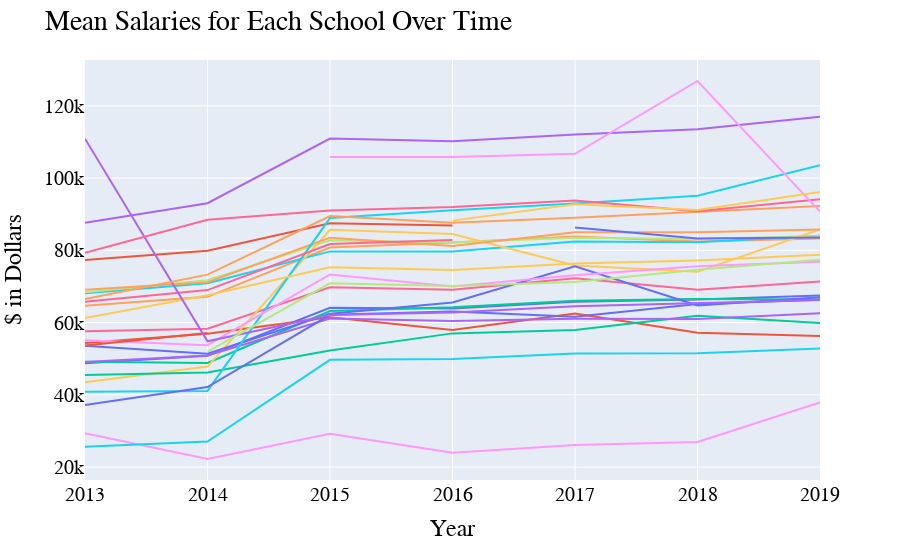

Notebook code cell kept with this figure:
### Code cell
fig = px.line(salaries.groupby(['Year','School']).mean().reset_index(), 
              x="Year", y="Salary", color="School", hover_name="School")

fig.update_layout(
    showlegend=False,
    title="Mean Salaries for Each School Over Time",
    xaxis_title="Year",
    yaxis_title="$ in Dollars",
    font=dict(
        family="Courier New, monospace",
        size=20,
        color="#000000"
    )
)

fig.show()

### Figure 1 — Plotly figure (JSON) as saved in the notebook; plotly's stock layout.template omitted (floating-point values rounded to 4 significant figures)
{"data": [{"hoverlabel": {"namelength": 0}, "hovertemplate": "<b>%{hovertext}</b><br><br>School=AGNR<br>Year=%{x}<br>Salary=%{y}", "hovertext": ["AGNR", "AGNR", "AGNR", "AGNR", "AGNR", "AGNR", "AGNR"], "legendgroup": "School=AGNR", "line": {"color": "#636efa", "dash": "solid"}, "mode": "lines", "name": "School=AGNR", "showlegend": true, "type": "scatter", "x": [2013, 2014, 2015, 2016, 2017, 2018, 2019], "xaxis": "x", "y": [48760.0, 50830.0, 64100.0, 63930.0, 65780.0, 66370.0, 67500.0], "yaxis": "y"}, {"hoverlabel": {"namelength": 0}, "hovertemplate": "<b>%{hovertext}</b><br><br>School=ARCH<br>Year=%{x}<br>Salary=%{y}", "hovertext": ["ARCH", "ARCH", "ARCH", "ARCH", "ARCH", "ARCH", "ARCH"], "legendgroup": "School=ARCH", "line": {"color": "#EF553B", "dash": "solid"}, "mode": "lines", "name": "School=ARCH", "showlegend": true, "type": "scatter", "x": [2013, 2014, 2015, 2016, 2017, 2018, 2019], "xaxis": "x", "y": [54310.0, 56920.0, 61470.0, 57970.0, 62480.0, 57150.0, 56300.0], "yaxis": "y"}, {"hoverlabel": {"namelength": 0}, "hovertemplate": "<b>%{hovertext}</b><br><br>School=ARHU<br>Year=%{x}<br>Salary=%{y}", "hovertext": ["ARHU", "ARHU", "ARHU", "ARHU", "ARHU", "ARHU", "ARHU"], "legendgroup": "School=ARHU", "line": {"color": "#00cc96", "dash": "solid"}, "mode": "lines", "name": "School=ARHU", "showlegend": true, "type": "scatter", "x": [2013, 2014, 2015, 2016, 2017, 2018, 2019], "xaxis": "x", "y": [49160.0, 48820.0, 63210.0, 64240.0, 66060.0, 66500.0, 66370.0], "yaxis": "y"}, {"hoverlabel": {"namelength": 0}, "hovertemplate": "<b>%{hovertext}</b><br><br>School=BMGT<br>Year=%{x}<br>Salary=%{y}", "hovertext": ["BMGT", "BMGT", "BMGT", "BMGT", "BMGT", "BMGT", "BMGT"], "legendgroup": "School=BMGT", "line": {"color": "#ab63fa", "dash": "solid"}, "mode": "lines", "name": "School=BMGT", "showlegend": true, "type": "scatter", "x": [2013, 2014, 2015, 2016, 2017, 2018, 2019], "xaxis": "x", "y": [87650.0, 93050.0, 110900.0, 110200.0, 112100.0, 113500.0, 117000.0], "yaxis": "y"}, {"hoverlabel": {"namelength": 0}, "hovertemplate": "<b>%{hovertext}</b><br><br>School=BSOS<br>Year=%{x}<br>Salary=%{y}", "hovertext": ["BSOS", "BSOS", "BSOS", "BSOS", "BSOS", "BSOS", "BSOS"], "legendgroup": "School=BSOS", "line": {"color": "#FFA15A", "dash": "solid"}, "mode": "lines", "name": "School=BSOS", "showlegend": true, "type": "scatter", "x": [2013, 2014, 2015, 2016, 2017, 2018, 2019], "xaxis": "x", "y": [64660.0, 67130.0, 80750.0, 82190.0, 83850.0, 82420.0, 83270.0], "yaxis": "y"}, {"hoverlabel": {"namelength": 0}, "hovertemplate": "<b>%{hovertext}</b><br><br>School=CMNS<br>Year=%{x}<br>Salary=%{y}", "hovertext": ["CMNS", "CMNS", "CMNS", "CMNS", "CMNS", "CMNS", "CMNS"], "legendgroup": "School=CMNS", "line": {"color": "#19d3f3", "dash": "solid"}, "mode": "lines", "name": "School=CMNS", "showlegend": true, "type": "scatter", "x": [2013, 2014, 2015, 2016, 2017, 2018, 2019], "xaxis": "x", "y": [68090.0, 70880.0, 79710.0, 79680.0, 82420.0, 82230.0, 84040.0], "yaxis": "y"}, {"hoverlabel": {"namelength": 0}, "hovertemplate": "<b>%{hovertext}</b><br><br>School=EDUC<br>Year=%{x}<br>Salary=%{y}", "hovertext": ["EDUC", "EDUC", "EDUC", "EDUC", "EDUC", "EDUC", "EDUC"], "legendgroup": "School=EDUC", "line": {"color": "#FF6692", "dash": "solid"}, "mode": "lines", "name": "School=EDUC", "showlegend": true, "type": "scatter", "x": [2013, 2014, 2015, 2016, 2017, 2018, 2019], "xaxis": "x", "y": [57560.0, 58300.0, 69760.0, 69050.0, 72240.0, 69050.0, 71380.0], "yaxis": "y"}, {"hoverlabel": {"namelength": 0}, "hovertemplate": "<b>%{hovertext}</b><br><br>School=ENGR<br>Year=%{x}<br>Salary=%{y}", "hovertext": ["ENGR", "ENGR", "ENGR", "ENGR", "ENGR", "ENGR", "ENGR"], "legendgroup": "School=ENGR", "line": {"color": "#B6E880", "dash": "solid"}, "mode": "lines", "name": "School=ENGR", "showlegend": true, "type": "scatter", "x": [2013, 2014, 2015, 2016, 2017, 2018, 2019], "xaxis": "x", "y": [68370.0, 71740.0, 82790.0, 82150.0, 83470.0, 83130.0, 84000.0], "yaxis": "y"}, {"hoverlabel": {"namelength": 0}, "hovertemplate": "<b>%{hovertext}</b><br><br>School=EXST<br>Year=%{x}<br>Salary=%{y}", "hovertext": ["EXST", "EXST", "EXST", "EXST", "EXST", "EXST", "EXST"], "legendgroup": "School=EXST", "line": {"color": "#FF97FF", "dash": "solid"}, "mode": "lines", "name": "School=EXST", "showlegend": true, "type": "scatter", "x": [2013, 2014, 2015, 2016, 2017, 2018, 2019], "xaxis": "x", "y": [29360.0, 22230.0, 29230.0, 23990.0, 26130.0, 26950.0, 37870.0], "yaxis": "y"}, {"hoverlabel": {"namelength": 0}, "hovertemplate": "<b>%{hovertext}</b><br><br>School=GRAD<br>Year=%{x}<br>Salary=%{y}", "hovertext": ["GRAD", "GRAD", "GRAD", "GRAD", "GRAD", "GRAD", "GRAD"], "legendgroup": "School=GRAD", "line": {"color": "#FECB52", "dash": "solid"}, "mode": "lines", "name": "School=GRAD", "showlegend": true, "type": "scatter", "x": [2013, 2014, 2015, 2016, 2017, 2018, 2019], "xaxis": "x", "y": [43480.0, 47820.0, 85690.0, 84540.0, 75800.0, 74090.0, 85790.0], "yaxis": "y"}, {"hoverlabel": {"namelength": 0}, "hovertemplate": "<b>%{hovertext}</b><br><br>School=INFO<br>Year=%{x}<br>Salary=%{y}", "hovertext": ["INFO", "INFO", "INFO", "INFO", "INFO", "INFO", "INFO"], "legendgroup": "School=INFO", "line": {"color": "#636efa", "dash": "solid"}, "mode": "lines", "name": "School=INFO", "showlegend": true, "type": "scatter", "x": [2013, 2014, 2015, 2016, 2017, 2018, 2019], "xaxis": "x", "y": [53580.0, 51380.0, 62420.0, 65540.0, 75570.0, 64720.0, 67030.0], "yaxis": "y"}, {"hoverlabel": {"namelength": 0}, "hovertemplate": "<b>%{hovertext}</b><br><br>School=IT<br>Year=%{x}<br>Salary=%{y}", "hovertext": ["IT", "IT", "IT", "IT"], "legendgroup": "School=IT", "line": {"color": "#EF553B", "dash": "solid"}, "mode": "lines", "name": "School=IT", "showlegend": true, "type": "scatter", "x": [2013, 2014, 2015, 2016], "xaxis": "x", "y": [77290.0, 79900.0, 87510.0, 86890.0], "yaxis": "y"}, {"hoverlabel": {"namelength": 0}, "hovertemplate": "<b>%{hovertext}</b><br><br>School=JOUR<br>Year=%{x}<br>Salary=%{y}", "hovertext": ["JOUR", "JOUR", "JOUR", "JOUR", "JOUR", "JOUR", "JOUR"], "legendgroup": "School=JOUR", "line": {"color": "#00cc96", "dash": "solid"}, "mode": "lines", "name": "School=JOUR", "showlegend": true, "type": "scatter", "x": [2013, 2014, 2015, 2016, 2017, 2018, 2019], "xaxis": "x", "y": [45500.0, 46150.0, 52290.0, 57010.0, 57940.0, 61900.0, 59880.0], "yaxis": "y"}, {"hoverlabel": {"namelength": 0}, "hovertemplate": "<b>%{hovertext}</b><br><br>School=LIBR<br>Year=%{x}<br>Salary=%{y}", "hovertext": ["LIBR", "LIBR", "LIBR", "LIBR", "LIBR", "LIBR", "LIBR"], "legendgroup": "School=LIBR", "line": {"color": "#ab63fa", "dash": "solid"}, "mode": "lines", "name": "School=LIBR", "showlegend": true, "type": "scatter", "x": [2013, 2014, 2015, 2016, 2017, 2018, 2019], "xaxis": "x", "y": [49070.0, 50860.0, 61110.0, 60440.0, 61060.0, 61000.0, 62560.0], "yaxis": "y"}, {"hoverlabel": {"namelength": 0}, "hovertemplate": "<b>%{hovertext}</b><br><br>School=Office of Inst Research, Planning & Assessment<br>Year=%{x}<br>Salary=%{y}", "hovertext": ["Office of Inst Research, Planning & Assessment", "Office of Inst Research, Planning & Assessment", "Office of Inst Research, Planning & Assessment", "Office of Inst Research, Planning & Assessment", "Office of Inst Research, Planning & Assessment", "Office of Inst Research, Planning & Assessment", "Office of Inst Research, Planning & Assessment"], "legendgroup": "School=Office of Inst Research, Planning & Assessment", "line": {"color": "#FFA15A", "dash": "solid"}, "mode": "lines", "name": "School=Office of Inst Research, Planning & Assessment", "showlegend": true, "type": "scatter", "x": [2013, 2014, 2015, 2016, 2017, 2018, 2019], "xaxis": "x", "y": [69060.0, 71170.0, 83510.0, 81230.0, 85000.0, 85000.0, 85790.0], "yaxis": "y"}, {"hoverlabel": {"namelength": 0}, "hovertemplate": "<b>%{hovertext}</b><br><br>School=PRES<br>Year=%{x}<br>Salary=%{y}", "hovertext": ["PRES", "PRES", "PRES", "PRES", "PRES", "PRES", "PRES"], "legendgroup": "School=PRES", "line": {"color": "#19d3f3", "dash": "solid"}, "mode": "lines", "name": "School=PRES", "showlegend": true, "type": "scatter", "x": [2013, 2014, 2015, 2016, 2017, 2018, 2019], "xaxis": "x", "y": [40830.0, 41070.0, 88940.0, 91070.0, 92930.0, 95100.0, 103600.0], "yaxis": "y"}, {"hoverlabel": {"namelength": 0}, "hovertemplate": "<b>%{hovertext}</b><br><br>School=PUAF<br>Year=%{x}<br>Salary=%{y}", "hovertext": ["PUAF", "PUAF", "PUAF", "PUAF"], "legendgroup": "School=PUAF", "line": {"color": "#FF6692", "dash": "solid"}, "mode": "lines", "name": "School=PUAF", "showlegend": true, "type": "scatter", "x": [2013, 2014, 2015, 2016], "xaxis": "x", "y": [65800.0, 68980.0, 81760.0, 82860.0], "yaxis": "y"}, {"hoverlabel": {"namelength": 0}, "hovertemplate": "<b>%{hovertext}</b><br><br>School=SGC<br>Year=%{x}<br>Salary=%{y}", "hovertext": ["SGC"], "legendgroup": "School=SGC", "line": {"color": "#B6E880", "dash": "solid"}, "mode": "lines", "name": "School=SGC", "showlegend": true, "type": "scatter", "x": [2013], "xaxis": "x", "y": [47820.0], "yaxis": "y"}, {"hoverlabel": {"namelength": 0}, "hovertemplate": "<b>%{hovertext}</b><br><br>School=SPHL<br>Year=%{x}<br>Salary=%{y}", "hovertext": ["SPHL", "SPHL", "SPHL", "SPHL", "SPHL", "SPHL", "SPHL"], "legendgroup": "School=SPHL", "line": {"color": "#FF97FF", "dash": "solid"}, "mode": "lines", "name": "School=SPHL", "showlegend": true, "type": "scatter", "x": [2013, 2014, 2015, 2016, 2017, 2018, 2019], "xaxis": "x", "y": [55140.0, 53740.0, 73310.0, 70020.0, 73120.0, 75590.0, 76820.0], "yaxis": "y"}, {"hoverlabel": {"namelength": 0}, "hovertemplate": "<b>%{hovertext}</b><br><br>School=SVPAAP<br>Year=%{x}<br>Salary=%{y}", "hovertext": ["SVPAAP", "SVPAAP", "SVPAAP", "SVPAAP", "SVPAAP", "SVPAAP", "SVPAAP"], "legendgroup": "School=SVPAAP", "line": {"color": "#FECB52", "dash": "solid"}, "mode": "lines", "name": "School=SVPAAP", "showlegend": true, "type": "scatter", "x": [2013, 2014, 2015, 2016, 2017, 2018, 2019], "xaxis": "x", "y": [61270.0, 67580.0, 75320.0, 74520.0, 76330.0, 77220.0, 78790.0], "yaxis": "y"}, {"hoverlabel": {"namelength": 0}, "hovertemplate": "<b>%{hovertext}</b><br><br>School=UGST<br>Year=%{x}<br>Salary=%{y}", "hovertext": ["UGST", "UGST", "UGST", "UGST", "UGST", "UGST", "UGST"], "legendgroup": "School=UGST", "line": {"color": "#636efa", "dash": "solid"}, "mode": "lines", "name": "School=UGST", "showlegend": true, "type": "scatter", "x": [2013, 2014, 2015, 2016, 2017, 2018, 2019], "xaxis": "x", "y": [37180.0, 42160.0, 62140.0, 63070.0, 61610.0, 65120.0, 66350.0], "yaxis": "y"}, {"hoverlabel": {"namelength": 0}, "hovertemplate": "<b>%{hovertext}</b><br><br>School=Undergraduate Admissions<br>Year=%{x}<br>Salary=%{y}", "hovertext": ["Undergraduate Admissions", "Undergraduate Admissions"], "legendgroup": "School=Undergraduate Admissions", "line": {"color": "#EF553B", "dash": "solid"}, "mode": "lines", "name": "School=Undergraduate Admissions", "showlegend": true, "type": "scatter", "x": [2013, 2014], "xaxis": "x", "y": [53640.0, 57100.0], "yaxis": "y"}, {"hoverlabel": {"namelength": 0}, "hovertemplate": "<b>%{hovertext}</b><br><br>School=VPAA<br>Year=%{x}<br>Salary=%{y}", "hovertext": ["VPAA"], "legendgroup": "School=VPAA", "line": {"color": "#00cc96", "dash": "solid"}, "mode": "lines", "name": "School=VPAA", "showlegend": true, "type": "scatter", "x": [2013], "xaxis": "x", "y": [50650.0], "yaxis": "y"}, {"hoverlabel": {"namelength": 0}, "hovertemplate": "<b>%{hovertext}</b><br><br>School=VPAF<br>Year=%{x}<br>Salary=%{y}", "hovertext": ["VPAF", "VPAF", "VPAF", "VPAF", "VPAF", "VPAF", "VPAF"], "legendgroup": "School=VPAF", "line": {"color": "#ab63fa", "dash": "solid"}, "mode": "lines", "name": "School=VPAF", "showlegend": true, "type": "scatter", "x": [2013, 2014, 2015, 2016, 2017, 2018, 2019], "xaxis": "x", "y": [110900.0, 54810.0, 62100.0, 62800.0, 64480.0, 65350.0, 66250.0], "yaxis": "y"}, {"hoverlabel": {"namelength": 0}, "hovertemplate": "<b>%{hovertext}</b><br><br>School=VPR<br>Year=%{x}<br>Salary=%{y}", "hovertext": ["VPR", "VPR", "VPR", "VPR", "VPR", "VPR", "VPR"], "legendgroup": "School=VPR", "line": {"color": "#FFA15A", "dash": "solid"}, "mode": "lines", "name": "School=VPR", "showlegend": true, "type": "scatter", "x": [2013, 2014, 2015, 2016, 2017, 2018, 2019], "xaxis": "x", "y": [66530.0, 73280.0, 89500.0, 87660.0, 89000.0, 90590.0, 92280.0], "yaxis": "y"}, {"hoverlabel": {"namelength": 0}, "hovertemplate": "<b>%{hovertext}</b><br><br>School=VPSA<br>Year=%{x}<br>Salary=%{y}", "hovertext": ["VPSA", "VPSA", "VPSA", "VPSA", "VPSA", "VPSA", "VPSA"], "legendgroup": "School=VPSA", "line": {"color": "#19d3f3", "dash": "solid"}, "mode": "lines", "name": "School=VPSA", "showlegend": true, "type": "scatter", "x": [2013, 2014, 2015, 2016, 2017, 2018, 2019], "xaxis": "x", "y": [25640.0, 27050.0, 49690.0, 49950.0, 51460.0, 51510.0, 52820.0], "yaxis": "y"}, {"hoverlabel": {"namelength": 0}, "hovertemplate": "<b>%{hovertext}</b><br><br>School=VPUR<br>Year=%{x}<br>Salary=%{y}", "hovertext": ["VPUR", "VPUR", "VPUR", "VPUR", "VPUR", "VPUR", "VPUR"], "legendgroup": "School=VPUR", "line": {"color": "#FF6692", "dash": "solid"}, "mode": "lines", "name": "School=VPUR", "showlegend": true, "type": "scatter", "x": [2013, 2014, 2015, 2016, 2017, 2018, 2019], "xaxis": "x", "y": [79310.0, 88490.0, 91000.0, 91980.0, 93790.0, 90790.0, 94160.0], "yaxis": "y"}, {"hoverlabel": {"namelength": 0}, "hovertemplate": "<b>%{hovertext}</b><br><br>School=USG<br>Year=%{x}<br>Salary=%{y}", "hovertext": ["USG", "USG", "USG", "USG", "USG", "USG"], "legendgroup": "School=USG", "line": {"color": "#B6E880", "dash": "solid"}, "mode": "lines", "name": "School=USG", "showlegend": true, "type": "scatter", "x": [2014, 2015, 2016, 2017, 2018, 2019], "xaxis": "x", "y": [51970.0, 70880.0, 70090.0, 71250.0, 74600.0, 77390.0], "yaxis": "y"}, {"hoverlabel": {"namelength": 0}, "hovertemplate": "<b>%{hovertext}</b><br><br>School= VPUR<br>Year=%{x}<br>Salary=%{y}", "hovertext": [" VPUR", " VPUR", " VPUR", " VPUR", " VPUR"], "legendgroup": "School= VPUR", "line": {"color": "#FF97FF", "dash": "solid"}, "mode": "lines", "name": "School= VPUR", "showlegend": true, "type": "scatter", "x": [2015, 2016, 2017, 2018, 2019], "xaxis": "x", "y": [105800.0, 105800.0, 106700.0, 126900.0, 90710.0], "yaxis": "y"}, {"hoverlabel": {"namelength": 0}, "hovertemplate": "<b>%{hovertext}</b><br><br>School=DIT<br>Year=%{x}<br>Salary=%{y}", "hovertext": ["DIT", "DIT", "DIT", "DIT"], "legendgroup": "School=DIT", "line": {"color": "#FECB52", "dash": "solid"}, "mode": "lines", "name": "School=DIT", "showlegend": true, "type": "scatter", "x": [2016, 2017, 2018, 2019], "xaxis": "x", "y": [88220.0, 92740.0, 91170.0, 96180.0], "yaxis": "y"}, {"hoverlabel": {"namelength": 0}, "hovertemplate": "<b>%{hovertext}</b><br><br>School=PLCY<br>Year=%{x}<br>Salary=%{y}", "hovertext": ["PLCY", "PLCY", "PLCY"], "legendgroup": "School=PLCY", "line": {"color": "#636efa", "dash": "solid"}, "mode": "lines", "name": "School=PLCY", "showlegend": true, "type": "scatter", "x": [2017, 2018, 2019], "xaxis": "x", "y": [86330.0, 83270.0, 83550.0], "yaxis": "y"}], "layout": {"font": {"color": "#000000", "family": "Courier New, monospace", "size": 20}, "legend": {"tracegroupgap": 0}, "margin": {"t": 60}, "showlegend": false, "title": {"text": "Mean Salaries for Each School Over Time"}, "xaxis": {"anchor": "y", "domain": [0, 1], "title": {"text": "Year"}}, "yaxis": {"anchor": "x", "domain": [0, 1], "title": {"text": "$ in Dollars"}}}}
